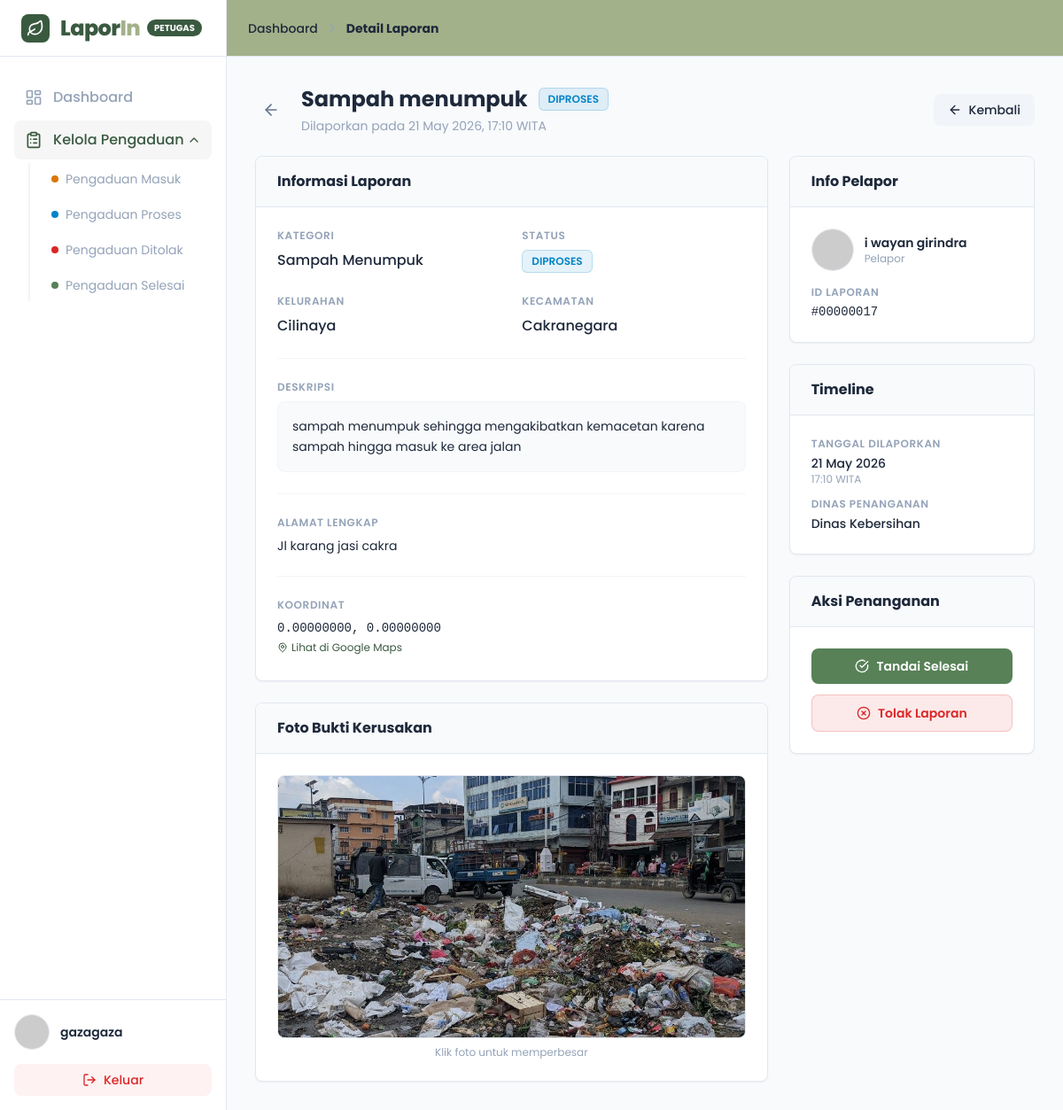
/petugas/detailLaporan.php?id=17 (signed in), run on an earlier commit of the app's database.
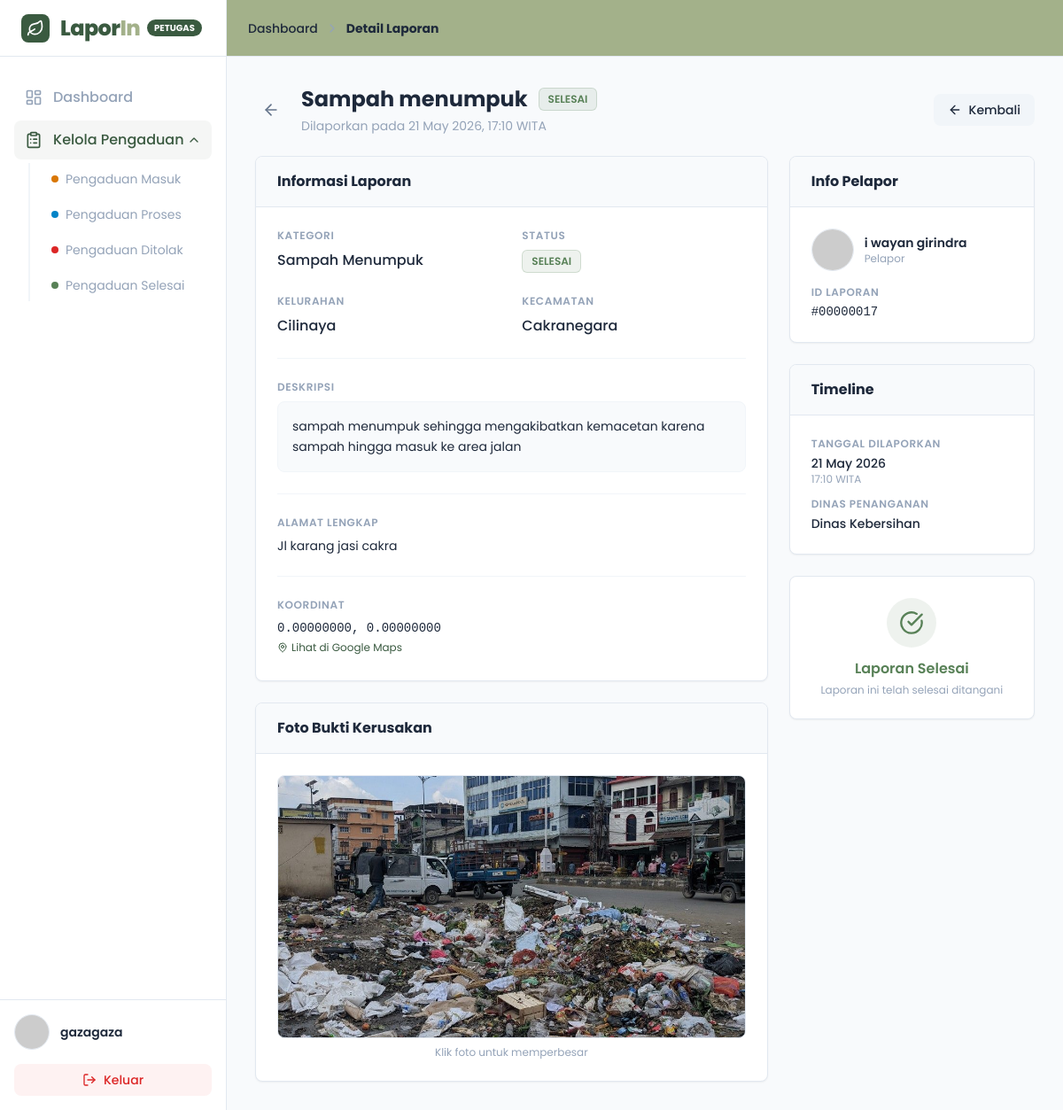
And on a later commit of the database.
### tables this page shows
CREATE TABLE `laporan` (
  `id` int(11) NOT NULL,
  `user_id` int(11) NOT NULL,
  `judul` varchar(100) NOT NULL,
  `kategori` varchar(50) NOT NULL,
  `deskripsi` text NOT NULL,
  `foto` varchar(255) DEFAULT NULL,
  `rating` int(1) DEFAULT NULL,
  `ulasan` text DEFAULT NULL,
  `alamat` text NOT NULL,
  `kecamatan` varchar(50) NOT NULL,
  `kelurahan` varchar(50) NOT NULL,
  `latitude` decimal(10,8) DEFAULT NULL,
  `longitude` decimal(11,8) DEFAULT NULL,
  `status` enum('Menunggu','Diproses','Selesai','Ditolak') DEFAULT 'Menunggu',
  `tanggal` timestamp NOT NULL DEFAULT current_timestamp()
);

CREATE TABLE `users` (
  `id` int(10) NOT NULL,
  `nama` varchar(50) NOT NULL,
  `nik` varchar(50) NOT NULL,
  `username` varchar(50) NOT NULL,
  `password` varchar(100) NOT NULL,
  `gender` enum('Laki-laki','Perempuan') NOT NULL,
  `alamat` text NOT NULL,
  `foto` varchar(255) NOT NULL
);

### petugas/detailLaporan.php (the view, shortened to what the changed rows need)
<?php
require __DIR__ . '/../database/conection.php';
$id_laporan = (int) $_GET['id'];
$stmt_laporan = $pdo->prepare("
    SELECT laporan.*, users.nama as nama_pelapor
    FROM laporan
    JOIN users ON laporan.user_id = users.id
    WHERE laporan.id = :id
");
$stmt_laporan->execute([':id' => $id_laporan]);
$laporan = $stmt_laporan->fetch();
?>
<!DOCTYPE html>
<html lang="id">
<head>
    <script src="https://cdn.tailwindcss.com"></script>
</head>
<body class="bg-light text-dark font-sans h-screen flex overflow-hidden">
    <div class="flex-1 flex flex-col h-screen overflow-hidden">
        <main class="flex-1 overflow-y-auto bg-light p-4 sm:p-6 lg:p-8">
            <div class="max-w-5xl mx-auto space-y-6">
                <div class="flex flex-col sm:flex-row justify-between items-start sm:items-center gap-4">
                    <div class="flex items-center gap-4">
                        <div>
                            <div class="flex items-center gap-3 mb-1">
                                <h2 class="text-2xl font-bold text-dark"><?php echo htmlspecialchars($laporan['judul']); ?></h2>
                                <?php
                                $status = $laporan['status'];
                                $badge_colors = [
                                    'Menunggu' => 'bg-warning/10 text-warning border-warning/20',
                                    'Diproses' => 'bg-info/10 text-info border-info/20',
                                    'Selesai'  => 'bg-secondary/10 text-secondary border-secondary/20',
                                    'Ditolak'  => 'bg-danger/10 text-danger border-danger/20',
                                ];
                                $cls = $badge_colors[$status] ?? 'bg-slate-100 text-muted border-slate-200';
                                echo "<span class='inline-flex items-center px-2.5 py-1 rounded-md text-xs font-semibold border $cls'>" . strtoupper($status) . "</span>";
                                ?>
                            </div>
                            <p class="text-muted text-sm">
                                Dilaporkan pada <?php echo date('d F Y, H:i', strtotime($laporan['tanggal'])); ?> WITA
                            </p>
                        </div>
                    </div>
                </div>
                <div class="grid grid-cols-1 lg:grid-cols-3 gap-6">
                    <div class="lg:col-span-2 space-y-6">
                        <div class="bg-white border border-slate-200 rounded-lg shadow-sm overflow-hidden">
                            <div class="p-6">
                                <div class="grid grid-cols-1 sm:grid-cols-2 gap-y-6 gap-x-6">
                                    <div>
                                        <p class="text-xs font-semibold text-slate-400 uppercase tracking-wider mb-2">Kategori</p>
                                        <p class="text-dark font-medium"><?php echo $laporan['kategori']; ?></p>
                                    </div>
                                    <div>
                                        <p class="text-xs font-semibold text-slate-400 uppercase tracking-wider mb-2">Status</p>
                                        <?php
                                        echo "<span class='inline-flex items-center px-2.5 py-1 rounded-md text-xs font-semibold border $cls'>" . strtoupper($status) . "</span>";
                                        ?>
                                    </div>
                                    <div>
                                        <p class="text-xs font-semibold text-slate-400 uppercase tracking-wider mb-2">Kelurahan</p>
                                        <p class="text-dark font-medium"><?php echo $laporan['kelurahan']; ?></p>
                                    </div>
                                    <div>
                                        <p class="text-xs font-semibold text-slate-400 uppercase tracking-wider mb-2">Kecamatan</p>
                                        <p class="text-dark font-medium"><?php echo $laporan['kecamatan']; ?></p>
                                    </div>
                                </div>
                                <div class="mt-6 pt-6 border-t border-slate-100">
                                    <p class="text-xs font-semibold text-slate-400 uppercase tracking-wider mb-2">Deskripsi</p>
                                    <p class="text-dark text-sm leading-relaxed bg-slate-50 p-4 rounded-lg border border-slate-100">
                                        <?php echo nl2br(htmlspecialchars($laporan['deskripsi'])); ?>
                                    </p>
                                </div>
                                <div class="mt-6 pt-6 border-t border-slate-100">
                                    <p class="text-xs font-semibold text-slate-400 uppercase tracking-wider mb-2">Alamat Lengkap</p>
                                    <p class="text-dark text-sm"><?php echo htmlspecialchars($laporan['alamat']); ?></p>
                                </div>
                                <?php if(!empty($laporan['latitude']) && !empty($laporan['longitude'])): ?>
                                <div class="mt-6 pt-6 border-t border-slate-100">
                                    <p class="text-xs font-semibold text-slate-400 uppercase tracking-wider mb-2">Koordinat</p>
                                    <p class="text-dark text-sm font-mono">
                                        <?php echo $laporan['latitude']; ?>, <?php echo $laporan['longitude']; ?>
                                    </p>
                                    <a href="https://maps.google.com/?q=<?php echo $laporan['latitude']; ?>,<?php echo $laporan['longitude']; ?>"
                                        target="_blank"
                                        class="inline-flex items-center gap-1 text-xs text-primary hover:underline mt-1">
                                        <i data-lucide="map-pin" class="w-3 h-3"></i> Lihat di Google Maps
                                    </a>
                                </div>
                                <?php endif; ?>
                            </div>
                        </div>
                        <div class="bg-white border border-slate-200 rounded-lg shadow-sm overflow-hidden">
                            <div class="p-6">
                                <?php if(!empty($laporan['foto'])): ?>
                                <div class="aspect-video bg-slate-100 rounded-lg overflow-hidden border border-slate-200">
                                    <img src="../uploads/foto_laporan/<?php echo $laporan['foto']; ?>"
                                        alt="Foto Laporan" class="w-full h-full object-cover cursor-pointer"
                                        onclick="this.requestFullscreen()">
                                </div>
                                <p class="text-xs text-muted mt-2 text-center">Klik foto untuk memperbesar</p>
                                <?php endif; ?>
                            </div>
                        </div>
                    </div>
                    <div class="space-y-6">
                        <div class="bg-white border border-slate-200 rounded-lg shadow-sm overflow-hidden">
                            <div class="p-6">
                                <div class="flex items-center mb-4">
                                    <div class="ml-3">
                                        <p class="font-semibold text-dark text-sm"><?php echo htmlspecialchars($laporan['nama_pelapor']); ?></p>
                                        <p class="text-xs text-muted">Pelapor</p>
                                    </div>
                                </div>
                                <div>
                                    <p class="text-xs font-semibold text-slate-400 uppercase tracking-wider mb-1">ID Laporan</p>
                                    <p class="text-dark text-sm font-mono">#<?php echo str_pad($laporan['id'], 8, '0', STR_PAD_LEFT); ?></p>
                                </div>
                            </div>
                        </div>
                        <div class="bg-white border border-slate-200 rounded-lg shadow-sm overflow-hidden">
                            <div class="p-6 space-y-3">
                                <div>
                                    <p class="text-xs font-semibold text-slate-400 uppercase tracking-wider mb-1">Tanggal Dilaporkan</p>
                                    <p class="text-dark font-medium text-sm"><?php echo date('d F Y', strtotime($laporan['tanggal'])); ?></p>
                                    <p class="text-muted text-xs"><?php echo date('H:i', strtotime($laporan['tanggal'])); ?> WITA</p>
                                </div>
                            </div>
                        </div>
                        <?php if(in_array($status, ['Menunggu', 'Diproses'])): ?>
                        <div class="bg-white border border-slate-200 rounded-lg shadow-sm overflow-hidden">
                            <div class="px-6 py-4 border-b border-slate-200 bg-slate-50">
                                <h3 class="font-bold text-dark">Aksi Penanganan</h3>
                            </div>
                            <div class="p-6 space-y-3">
                                <?php if($status == 'Menunggu'): ?>
                                <button onclick="event.stopPropagation(); openModal(<?php echo $laporan['id']; ?>, 'Menunggu', '<?php echo addslashes($laporan['judul']); ?>')"
                                    class="w-full px-4 py-2.5 bg-primary text-white rounded-lg font-semibold hover:bg-primary-dark transition-colors flex items-center justify-center gap-2 text-sm">
                                    <i data-lucide="play" class="w-4 h-4"></i> Mulai Proses
                                </button>
                                <button onclick="event.stopPropagation(); openModal(<?php echo $laporan['id']; ?>, 'Menunggu', '<?php echo addslashes($laporan['judul']); ?>')"
                                    class="w-full px-4 py-2.5 bg-danger/10 text-danger rounded-lg font-semibold hover:bg-danger/20 transition-colors flex items-center justify-center gap-2 text-sm border border-danger/20">
                                    <i data-lucide="x-circle" class="w-4 h-4"></i> Tolak Laporan
                                </button>
                                <?php elseif($status == 'Diproses'): ?>
                                <button onclick="event.stopPropagation();   openModal(<?php echo $laporan['id']; ?>, 'Diproses', '<?php echo addslashes($laporan['judul']); ?>')"
                                    class="w-full px-4 py-2.5 bg-secondary text-white rounded-lg font-semibold hover:bg-primary transition-colors flex items-center justify-center gap-2 text-sm">
                                    <i data-lucide="check-circle" class="w-4 h-4"></i> Tandai Selesai
                                </button>
                                <button onclick="event.stopPropagation(); openModal(<?php echo $laporan['id']; ?>, 'Diproses', '<?php echo addslashes($laporan['judul']); ?>')"
                                    class="w-full px-4 py-2.5 bg-danger/10 text-danger rounded-lg font-semibold hover:bg-danger/20 transition-colors flex items-center justify-center gap-2 text-sm border border-danger/20">
                                    <i data-lucide="x-circle" class="w-4 h-4"></i> Tolak Laporan
                                </button>
                                <?php endif; ?>
                            </div>
                        </div>
                        <?php else: ?>
                        <div class="bg-white border border-slate-200 rounded-lg shadow-sm overflow-hidden">
                            <div class="p-6 text-center">
                                <?php if($status == 'Selesai'): ?>
                                <div class="w-14 h-14 rounded-full bg-secondary/10 flex items-center justify-center mx-auto mb-3">
                                    <i data-lucide="check-circle" class="w-7 h-7 text-secondary"></i>
                                </div>
                                <p class="font-semibold text-secondary">Laporan Selesai</p>
                                <p class="text-xs text-muted mt-1">Laporan ini telah selesai ditangani</p>
                                <?php endif; ?>
                            </div>
                        </div>
                        <?php endif; ?>
                    </div>
                </div>
            </div>
        </main>
    </div>
</body>
</html>

What changed in the data, as far as the page shows it:
changed laporan "Sampah menumpuk": status "DIPROSES" → "SELESAI"
Also different on the page:
text no longer shown: "Aksi Penanganan Tandai Selesai Tolak Laporan"
text now shown: "Laporan Selesai Laporan ini telah selesai ditangani"
